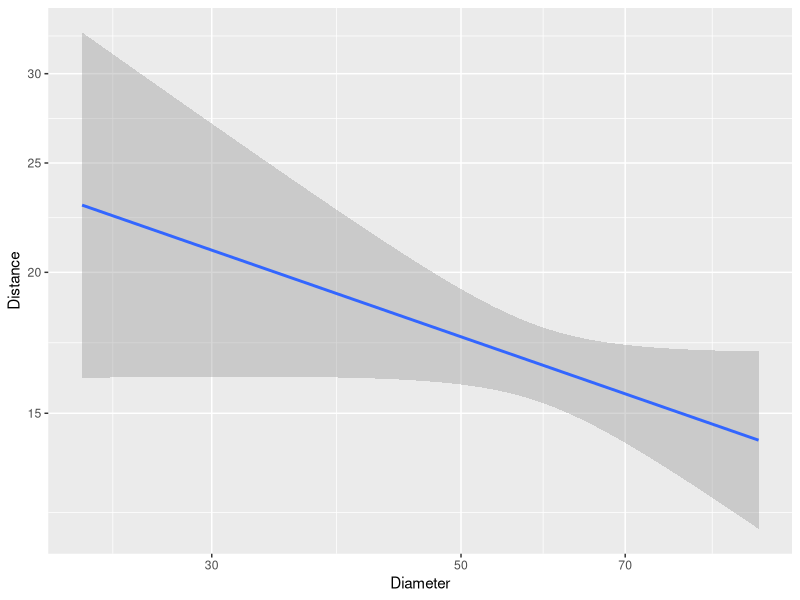
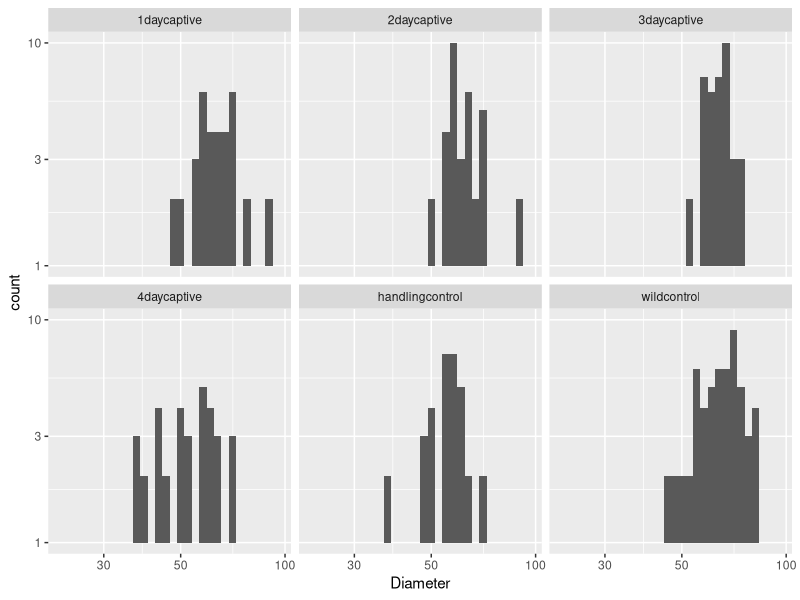

Here is the R script that generated these plots, in order:
#install required packages
install.packages("tidyverse")
#open required libraries
library(tidyverse)
library(ggplot2)
library(dplyr)
library(readr)

#question 1interpreting the relationship between the size of sea urchin and the speed of their predator flight response.
Urchin_data <- read_csv("data_raw/Urchin data - for repository.csv")#read in the data
ggplot(Urchin_data)+
  geom_smooth(mapping=aes(x = Diameter, y = Distance),method="lm")+ #make the plot
scale_y_log10() +
  scale_x_log10()
#according to the plot, there is a moderate negative correlation between diameter of urchin and the distance they move after 30 seconds of predator flight reaction

#question 2.comparing diameter of Urchins after days of capture to first day of capture and wild controls.
ggplot(Urchin_data)+
  geom_histogram(mapping=aes( x = Diameter))+
  scale_y_log10() +
  scale_x_log10()+
facet_wrap(~Treatment)
#the bar graphs indicates that after 4 days of capture, the diameter tend to be much lower than comparing to 1 day captives and wild controls.